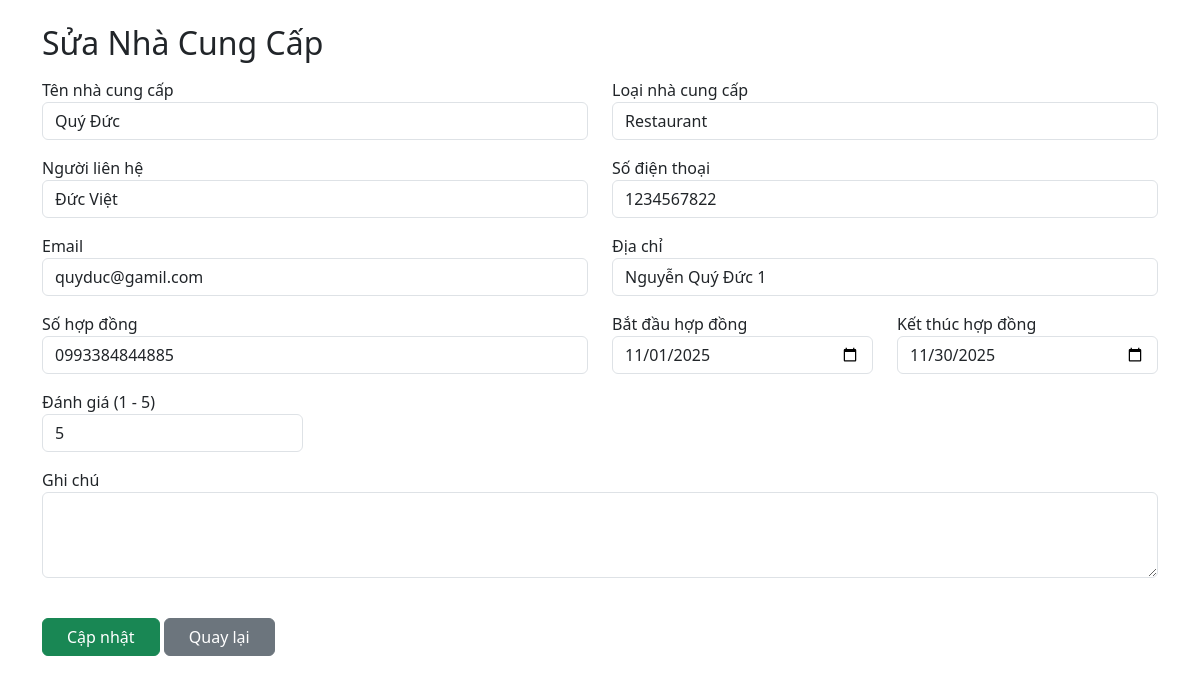
/index.php?action=nhacungcap_edit&id=1 (signed in), run on the app's committed database.
### tables this page shows
CREATE TABLE `suppliers` (
  `id` int NOT NULL,
  `name` varchar(255) DEFAULT NULL,
  `type` varchar(100) DEFAULT NULL,
  `contact_person` varchar(100) DEFAULT NULL,
  `phone` varchar(20) DEFAULT NULL,
  `email` varchar(100) DEFAULT NULL,
  `address` varchar(255) DEFAULT NULL,
  `contract_number` varchar(100) DEFAULT NULL,
  `contract_start` date DEFAULT NULL,
  `contract_end` date DEFAULT NULL,
  `rating` int DEFAULT NULL,
  `note` text,
  `created_at` datetime DEFAULT CURRENT_TIMESTAMP
);

### controllers/SupplierController.php (called while the page is built, shortened)
<?php
class SupplierController
{
    public function editSupplier()
    {
        $id = $_GET['id'];
        $model = new SupplierModel();
        $supplier = $model->findById($id);
        include PATH_VIEW . "tour/supplier/edit.php";
    }
}

### index.php (called while the page is built, shortened)
<?php
require_once __DIR__ . '/routes/index.php';

### models/BaseModel.php (called while the page is built, shortened)
<?php
class BaseModel
{
    public function __construct()
    {
        $dsn = sprintf('mysql:host=%s;port=%s;dbname=%s;charset=utf8', DB_HOST, DB_PORT, DB_NAME);
        try {
            $this->pdo = new PDO($dsn, DB_USERNAME, DB_PASSWORD, DB_OPTIONS);
        } catch (PDOException $e) {
            die("Kết nối cơ sở dữ liệu thất bại: {$e->getMessage()}. Vui lòng thử lại sau.");
        }
    }
}

### models/SupplierModel.php (called while the page is built, shortened)
<?php
class SupplierModel extends BaseModel
{
    public function findById($id)
    {
        $sql = "SELECT * FROM suppliers WHERE id = :id";
        $stmt = $this->pdo->prepare($sql);
        $stmt->execute(['id' => $id]);
        return $stmt->fetch(PDO::FETCH_ASSOC);
    }
}

### views/tour/supplier/edit.php (the view, shortened to what this page needs)
<?php include PATH_VIEW . "layout/header.php"; ?>
<div class="container mt-4">
    <h2 class="mb-3">Sửa Nhà Cung Cấp</h2>
    <form action="index.php?action=nhacungcap_update" method="POST">
        <div class="row">
            <div class="col-md-6 mb-3">
                <label>Tên nhà cung cấp</label>
                <input name="name" class="form-control" value="<?= $supplier['name'] ?>" required>
            </div>
            <div class="col-md-6 mb-3">
                <label>Loại nhà cung cấp</label>
                <input name="type" class="form-control" value="<?= $supplier['type'] ?>">
            </div>
            <div class="col-md-6 mb-3">
                <label>Người liên hệ</label>
                <input name="contact_person" class="form-control" value="<?= $supplier['contact_person'] ?>">
            </div>
            <div class="col-md-6 mb-3">
                <label>Số điện thoại</label>
                <input name="phone" class="form-control" value="<?= $supplier['phone'] ?>">
            </div>
            <div class="col-md-6 mb-3">
                <label>Email</label>
                <input name="email" type="email" class="form-control" value="<?= $supplier['email'] ?>">
            </div>
            <div class="col-md-6 mb-3">
                <label>Địa chỉ</label>
                <input name="address" class="form-control" value="<?= $supplier['address'] ?>">
            </div>
            <div class="col-md-6 mb-3">
                <label>Số hợp đồng</label>
                <input name="contract_number" class="form-control" value="<?= $supplier['contract_number'] ?>">
            </div>
            <div class="col-md-3 mb-3">
                <label>Bắt đầu hợp đồng</label>
                <input type="date" name="contract_start" class="form-control" value="<?= $supplier['contract_start'] ?>">
            </div>
            <div class="col-md-3 mb-3">
                <label>Kết thúc hợp đồng</label>
                <input type="date" name="contract_end" class="form-control" value="<?= $supplier['contract_end'] ?>">
            </div>
            <div class="col-md-3 mb-3">
                <label>Đánh giá (1 - 5)</label>
                <input type="number" name="rating" class="form-control" min="1" max="5" value="<?= $supplier['rating'] ?>">
            </div>
            <div class="col-md-12 mb-3">
                <label>Ghi chú</label>
                <textarea name="note" class="form-control" rows="3"><?= $supplier['note'] ?></textarea>
            </div>
        </div>
        <div class="mt-4">
            <button type="submit" class="btn btn-success px-4">Cập nhật</button>
            <a href="index.php?action=nhacungcap" class="btn btn-secondary px-4">Quay lại</a>
        </div>
    </form>
</div>
<?php include PATH_VIEW . "layout/footer.php"; ?>

### data on the page
suppliers: name "Quý Đức", type "Restaurant", contact_person "Đức Việt", phone "1234567822", email "quyduc@gamil.com", address "Nguyễn Quý Đức 1", contract_number "0993384844885", contract_start "11/01/2025", contract_end "11/30/2025", rating "5"
